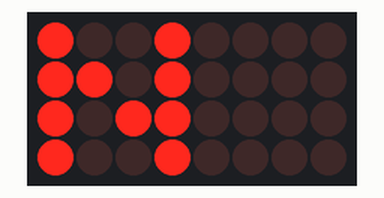
This sketch was run on a simulated Arduino Uno, built with avr-gcc and run on an emulated ATmega328P. Parts: 8×4 LED matrix. Wiring (inferred from the names in the program): LED matrix (orientation assumed): rows pin 9, pin 8, pin 11, pin 10; columns pin 7, pin 6, pin 5, pin 4, pin 3, pin 2, pin 1, pin 0.

Above: at 0.26 s.
At 1.13 s:
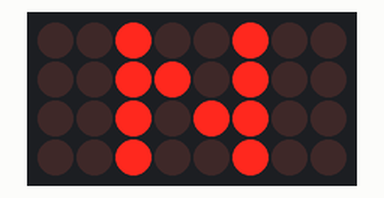
At 1.56 s:
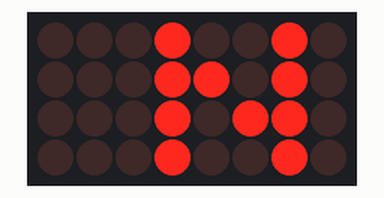
At 1.99 s:
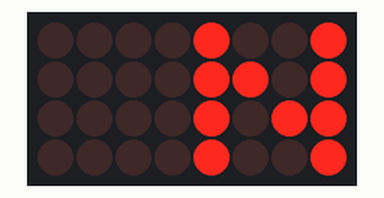
At 3.28 s:
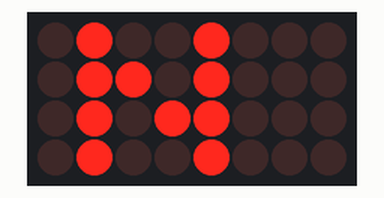

The sketch:

Controlling_a_4x8_LED_Matrix.ino
```cpp
// Rows      //This assumes led anode's are the rows and led cathode's are the columns
#define R1 9
#define R2 8
#define R3 11
#define R4 10
//Columns
#define C1 7
#define C2 6
#define C3 5
#define C4 4
#define C5 3
#define C6 2
#define C7 1
#define C8 0

int Counter = 0;
int delayTime = 1; //Used to keep image multiplexed long enough between scroll cycles and controls scroll speed


void  setup() {
   pinMode(R1, OUTPUT);
   pinMode(R2, OUTPUT);
   pinMode(R3, OUTPUT);
   pinMode(R4, OUTPUT);
   pinMode(C1, OUTPUT);
   pinMode(C2, OUTPUT);
   pinMode(C3, OUTPUT);
   pinMode(C4, OUTPUT);
   pinMode(C5, OUTPUT);
   pinMode(C6, OUTPUT);
   pinMode(C7, OUTPUT);
   pinMode(C8, OUTPUT);

   allLEDSoff();
}


void loop() {
 for (Counter = 0; Counter <=100; Counter++) { //Start left
 delay(delayTime);
 allLEDSoff();
 digitalWrite(R1, HIGH);
 digitalWrite(C1, LOW);
 digitalWrite(C4, LOW);
 delay(delayTime);
 allLEDSoff();
 digitalWrite(R2, HIGH);
 digitalWrite(C1, LOW);
 digitalWrite(C2, LOW);
 digitalWrite(C4, LOW);
 delay(delayTime);
 allLEDSoff();
 digitalWrite(R3, HIGH);
 digitalWrite(C1, LOW);
 digitalWrite(C3, LOW);
 digitalWrite(C4, LOW);
 delay(delayTime);
 allLEDSoff();
 digitalWrite(R4, HIGH);
 digitalWrite(C1, LOW);
 digitalWrite(C4, LOW);
 }
 allLEDSoff();
 for (Counter = 0; Counter<=100; Counter++) { //scroll columns right
 delay(delayTime);
 allLEDSoff();
 digitalWrite(R1, HIGH);
 digitalWrite(C2, LOW);
 digitalWrite(C5, LOW);
 delay(delayTime);
 allLEDSoff();
 digitalWrite(R2, HIGH);
 digitalWrite(C2, LOW);
 digitalWrite(C3, LOW);
 digitalWrite(C5, LOW);
 delay(delayTime);
 allLEDSoff();
 digitalWrite(R3, HIGH);
 digitalWrite(C2, LOW);
 digitalWrite(C4, LOW);
 digitalWrite(C5, LOW);
 delay(delayTime);
 allLEDSoff();
 digitalWrite(R4, HIGH);
 digitalWrite(C2, LOW);
 digitalWrite(C5, LOW);
 }
 allLEDSoff();
 for (Counter = 0; Counter<=100; Counter++) { //Again
 delay(delayTime);
 allLEDSoff();
 digitalWrite(R1, HIGH);
 digitalWrite(C3, LOW);
 digitalWrite(C6, LOW);
 delay(delayTime);
 allLEDSoff();
 digitalWrite(R2, HIGH);
 digitalWrite(C3, LOW);
 digitalWrite(C4, LOW);
 digitalWrite(C6, LOW);
 delay(delayTime);
 allLEDSoff();
 digitalWrite(R3, HIGH);
 digitalWrite(C3, LOW);
 digitalWrite(C5, LOW);
 digitalWrite(C6, LOW);
 delay(delayTime);
 allLEDSoff();
 digitalWrite(R4, HIGH);
 digitalWrite(C3, LOW);
 digitalWrite(C6, LOW);
 }
 allLEDSoff();
 for (Counter = 0; Counter <= 100; Counter++) { //Again
 delay(delayTime);
 allLEDSoff();
 digitalWrite(R1, HIGH);
 digitalWrite(C4, LOW);
 digitalWrite(C7, LOW);
 delay(delayTime);
 allLEDSoff();
 digitalWrite(R2, HIGH);
 digitalWrite(C4, LOW);
 digitalWrite(C5, LOW);
 digitalWrite(C7, LOW);
 delay(delayTime);
 allLEDSoff();
 digitalWrite(R3, HIGH);
 digitalWrite(C4, LOW);
 digitalWrite(C6, LOW);
 digitalWrite(C7, LOW);
 delay(delayTime);
 allLEDSoff();
 digitalWrite(R4, HIGH);
 digitalWrite(C4, LOW);
 digitalWrite(C7, LOW);
 }
 allLEDSoff();
 for (Counter = 0; Counter <= 100; Counter++) { //And again
 delay(delayTime);
 allLEDSoff();
 digitalWrite(R1, HIGH);
 digitalWrite(C5, LOW);
 digitalWrite(C8, LOW);
 delay(delayTime);
 allLEDSoff();
 digitalWrite(R2, HIGH);
 digitalWrite(C5, LOW);
 digitalWrite(C6, LOW);
 digitalWrite(C8, LOW);
 delay(delayTime);
 allLEDSoff();
 digitalWrite(R3, HIGH);
 digitalWrite(C5, LOW);
 digitalWrite(C7, LOW);
 digitalWrite(C8, LOW);
 delay(delayTime);
 allLEDSoff();
 digitalWrite(R4, HIGH);
 digitalWrite(C5, LOW);
 digitalWrite(C8, LOW);
 }
 for (Counter = 0; Counter <=100; Counter++) { //Now scroll columns left
 delay(delayTime);
 allLEDSoff();
 digitalWrite(R1, HIGH);
 digitalWrite(C4, LOW);
 digitalWrite(C7, LOW);
 delay(delayTime);
 allLEDSoff();
 digitalWrite(R2, HIGH);
 digitalWrite(C4, LOW);
 digitalWrite(C5, LOW);
 digitalWrite(C7, LOW);
 delay(delayTime);
 allLEDSoff();
 digitalWrite(R3, HIGH);
 digitalWrite(C4, LOW);
 digitalWrite(C6, LOW);
 digitalWrite(C7, LOW);
 delay(delayTime);
 allLEDSoff();
 digitalWrite(R4, HIGH);
 digitalWrite(C4, LOW);
 digitalWrite(C7, LOW);
 }
 allLEDSoff();
 for (Counter = 0; Counter<=100; Counter++) { //Again
 delay(delayTime);
 allLEDSoff();
 digitalWrite(R1, HIGH);
 digitalWrite(C3, LOW);
 digitalWrite(C6, LOW);
 delay(delayTime);
 allLEDSoff();
 digitalWrite(R2, HIGH);
 digitalWrite(C3, LOW);
 digitalWrite(C4, LOW);
 digitalWrite(C6, LOW);
 delay(delayTime);
 allLEDSoff();
 digitalWrite(R3, HIGH);
 digitalWrite(C3, LOW);
 digitalWrite(C5, LOW);
 digitalWrite(C6, LOW);
 delay(delayTime);
 allLEDSoff();
 digitalWrite(R4, HIGH);
 digitalWrite(C3, LOW);
 digitalWrite(C6, LOW);
 }
 allLEDSoff();
 for (Counter = 0; Counter<=100; Counter++) { //And image is returned back to start
 delay(delayTime);
 allLEDSoff();
 digitalWrite(R1, HIGH);
 digitalWrite(C2, LOW);
 digitalWrite(C5, LOW);
 delay(delayTime);
 allLEDSoff();
 digitalWrite(R2, HIGH);
 digitalWrite(C2, LOW);
 digitalWrite(C3, LOW);
 digitalWrite(C5, LOW);
 delay(delayTime);
 allLEDSoff();
 digitalWrite(R3, HIGH);
 digitalWrite(C2, LOW);
 digitalWrite(C4, LOW);
 digitalWrite(C5, LOW);
 delay(delayTime);
 allLEDSoff();
 digitalWrite(R4, HIGH);
 digitalWrite(C2, LOW);
 digitalWrite(C5, LOW);
 }
}

void allLEDSoff() { //Turns all leds off
  digitalWrite(R1,LOW);
  digitalWrite(R2,LOW);
  digitalWrite(R3,LOW);
  digitalWrite(R4,LOW);
  digitalWrite(C1,HIGH);
  digitalWrite(C2,HIGH);
  digitalWrite(C3,HIGH);
  digitalWrite(C4,HIGH);
  digitalWrite(C5,HIGH);
  digitalWrite(C6,HIGH);
  digitalWrite(C7,HIGH);
  digitalWrite(C8,HIGH);
}
```

Measured:
- by itself, everything shown: repeats every 3.4 s, in 8 steps
- what the display in image 0 shows lasts 0.5 s, from 0.0 s to 0.5 s
